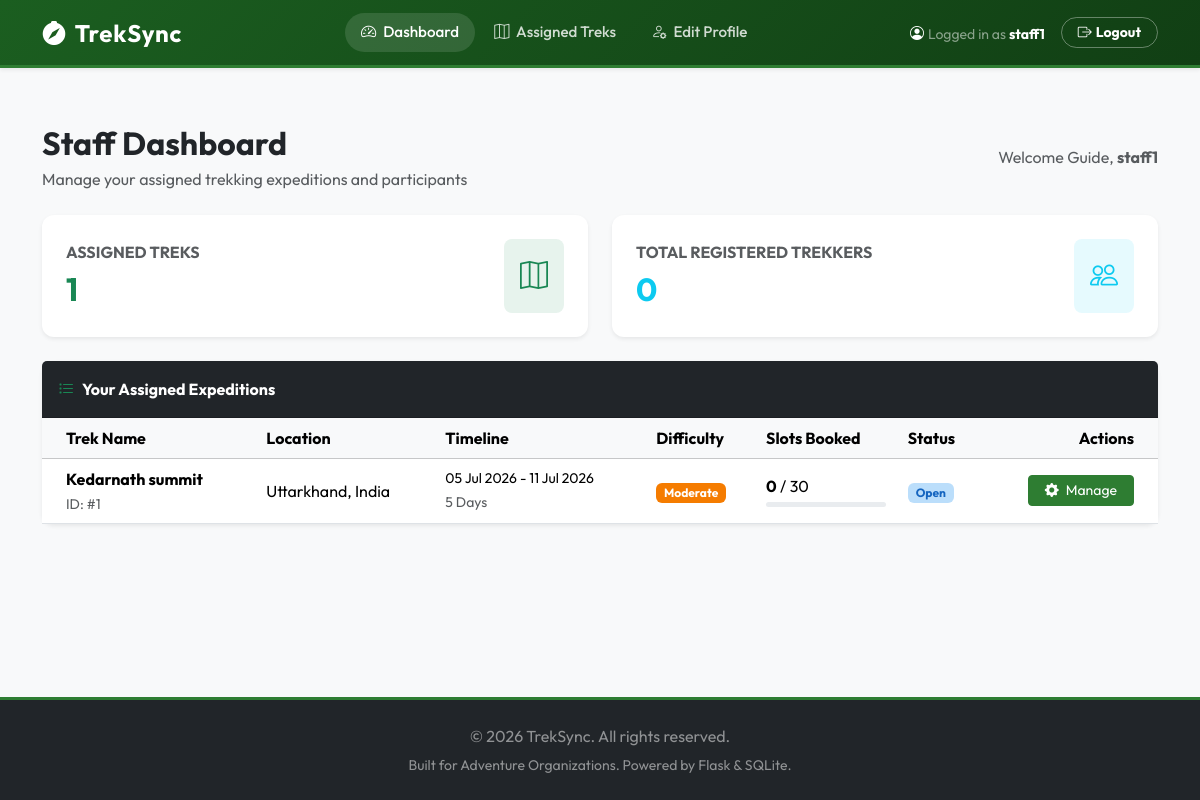
/staff/dashboard (signed in), run on an earlier commit of the app's database.
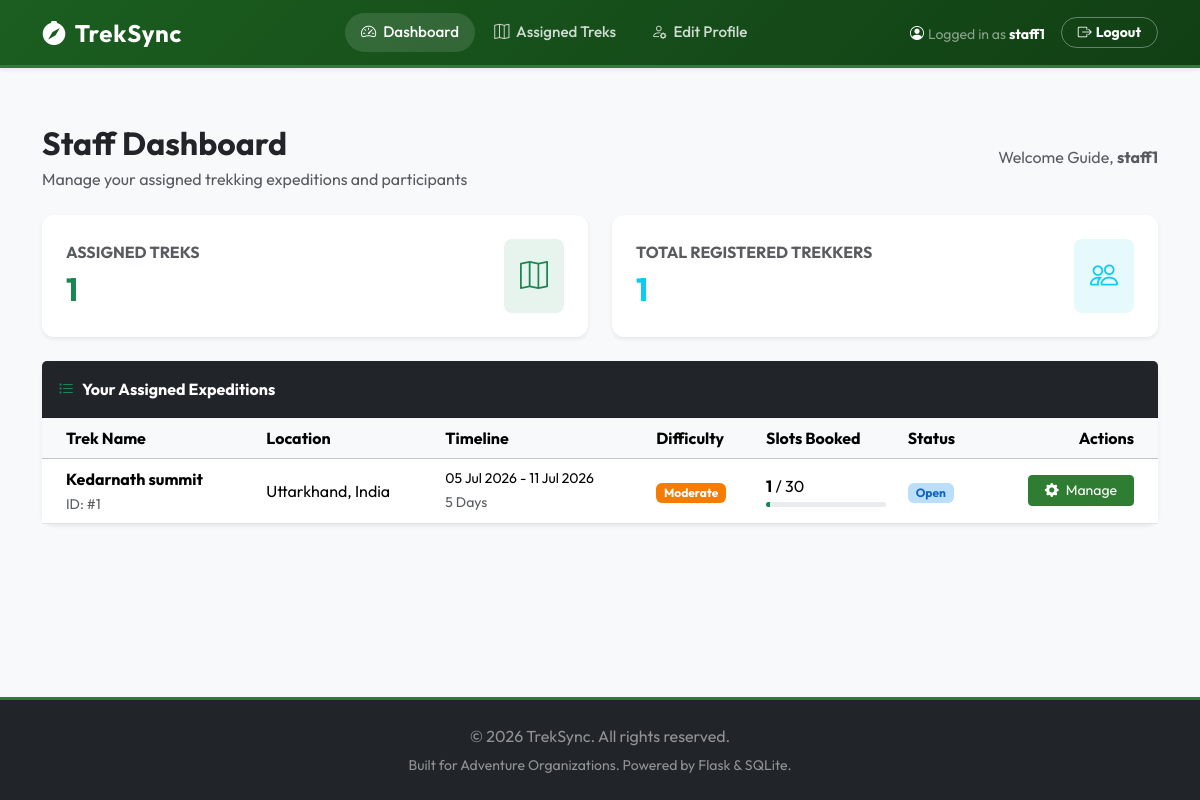
And on a later commit of the database.
### models.py (models this page shows, shortened)
class Trek(db.Model):
    __tablename__ = 'trek'
    id = db.Column(db.Integer, primary_key=True)
    name = db.Column(db.String(100), nullable=False)
    location = db.Column(db.String(100), nullable=False)
    difficulty = db.Column(db.String(20), nullable=False)  # 'Easy', 'Moderate', 'Hard'
    duration = db.Column(db.Integer, nullable=False)  # in days
    max_slots = db.Column(db.Integer, nullable=False)
    available_slots = db.Column(db.Integer, nullable=False)
    staff_id = db.Column(db.Integer, db.ForeignKey('user.id'), nullable=True)  # Assigned staff
    status = db.Column(db.String(20), default='Pending')  # 'Pending', 'Approved', 'Open', 'Closed', 'Completed'
    start_date = db.Column(db.Date, nullable=False)
    end_date = db.Column(db.Date, nullable=False)
    staff = db.relationship('User', back_populates='assigned_treks', foreign_keys=[staff_id])
    bookings = db.relationship('Booking', back_populates='trek', cascade="all, delete-orphan")

### app.py (the view)
@app.route('/staff/dashboard')
@login_required
@staff_required
def staff_dashboard():
    treks = Trek.query.filter_by(staff_id=current_user.id).all()
    total_participants = 0
    for trek in treks:
        total_participants += Booking.query.filter_by(trek_id=trek.id, status='Booked').count()
    return render_template('staff/dashboard.html', treks=treks, total_participants=total_participants)

### app.py (called while the page is built)
@login_manager.user_loader
def load_user(user_id):
    return User.query.get(int(user_id))

def staff_required(f):
    @wraps(f)
    def decorated_function(*args, **kwargs):
        if not current_user.is_authenticated or current_user.role != 'staff':
            flash('Access denied. Staff role required.', 'error')
            return redirect(url_for('home'))
        profile = StaffProfile.query.filter_by(user_id=current_user.id).first()
        if not profile or profile.status != 'approved':
            return redirect(url_for('pending_approval'))
        return f(*args, **kwargs)
    return decorated_function

### templates/staff/dashboard.html (shortened to what the changed rows need)
{% extends "base.html" %}
{% block content %}
<div class="container">
    <div class="d-flex justify-content-between align-items-center mb-4">
        <div>
            <h1 class="h2 fw-bold mb-1">Staff Dashboard</h1>
        </div>
    </div>
    <div class="row g-4 mb-4">
        <div class="col-md-6">
            <div class="card stat-card treks border-0 bg-white shadow-sm p-4">
                <div class="d-flex align-items-center justify-content-between">
                    <div>
                        <h2 class="fw-bold mb-0 text-success">{{ treks|length }}</h2>
                    </div>
                </div>
            </div>
        </div>
        <div class="col-md-6">
            <div class="card stat-card users border-0 bg-white shadow-sm p-4">
                <div class="d-flex align-items-center justify-content-between">
                    <div>
                        <h6 class="text-muted text-uppercase mb-2 font-size-xs fw-bold">Total Registered Trekkers</h6>
                        <h2 class="fw-bold mb-0 text-info">{{ total_participants }}</h2>
                    </div>
                </div>
            </div>
        </div>
    </div>
    <div class="card border-0 shadow-sm">
        <div class="card-body p-0">
            {% if treks %}
                <div class="table-responsive">
                    <table class="table table-hover align-middle mb-0">
                        <thead class="table-light">
                            <tr>
                                <th class="ps-4">Trek Name</th>
                                <th>Location</th>
                                <th>Timeline</th>
                                <th>Difficulty</th>
                                <th>Slots Booked</th>
                                <th>Status</th>
                                <th class="text-end pe-4">Actions</th>
                            </tr>
                        </thead>
                        <tbody>
                            {% for trek in treks %}
                                <tr>
                                    <td class="ps-4 font-semibold">
                                        <span class="fw-bold d-block">{{ trek.name }}</span>
                                        <small class="text-muted">ID: #{{ trek.id }}</small>
                                    </td>
                                    <td>{{ trek.location }}</td>
                                    <td>
                                        <small class="d-block font-semibold">
                                            {{ trek.start_date.strftime('%d %b %Y') }} - {{ trek.end_date.strftime('%d %b %Y') }}
                                        </small>
                                        <small class="text-muted">{{ trek.duration }} Days</small>
                                    </td>
                                    <td>
                                        <span class="badge text-capitalize
                                            {% if trek.difficulty == 'Easy' %}badge-easy
                                            {% elif trek.difficulty == 'Moderate' %}badge-moderate
                                            {% else %}badge-hard{% endif %} py-1 px-2.5">
                                            {{ trek.difficulty }}
                                        </span>
                                    </td>
                                    <td>
                                        <span class="fw-bold">{{ trek.max_slots - trek.available_slots }}</span> / {{ trek.max_slots }}
                                        <div class="progress mt-1" style="height: 5px; max-width: 120px;">
                                            {% set booked_pct = ((trek.max_slots - trek.available_slots) / trek.max_slots * 100)|int %}
                                            <div class="progress-bar bg-success" role="progressbar" style="width: {{ booked_pct }}%"></div>
                                        </div>
                                    </td>
                                    <td>
                                        <span class="badge status-{{ trek.status.lower() }} py-1 px-2">
                                            {{ trek.status }}
                                        </span>
                                    </td>
                                    <td class="text-end pe-4">
                                        <a href="{{ url_for('staff_trek_detail', trek_id=trek.id) }}" class="btn btn-sm btn-success px-3">
                                            <i class="bi bi-gear-fill me-1"></i> Manage
                                        </a>
                                    </td>
                                </tr>
                            {% endfor %}
                        </tbody>
                    </table>
                </div>
            {% else %}
                <div class="p-5 text-center text-muted">
                    <i class="bi bi-compass fs-1 mb-2 d-block"></i>
                    No treks assigned to you yet by the Admin.
                </div>
            {% endif %}
        </div>
    </div>
</div>
{% endblock %}

What changed in the data, as far as the page shows it:
changed Trek "Kedarnath summit": trek.max_slots-trek.available_slots "0" → "1"
Also different on the page:
{{ total_participants }}: "0" → "1"
